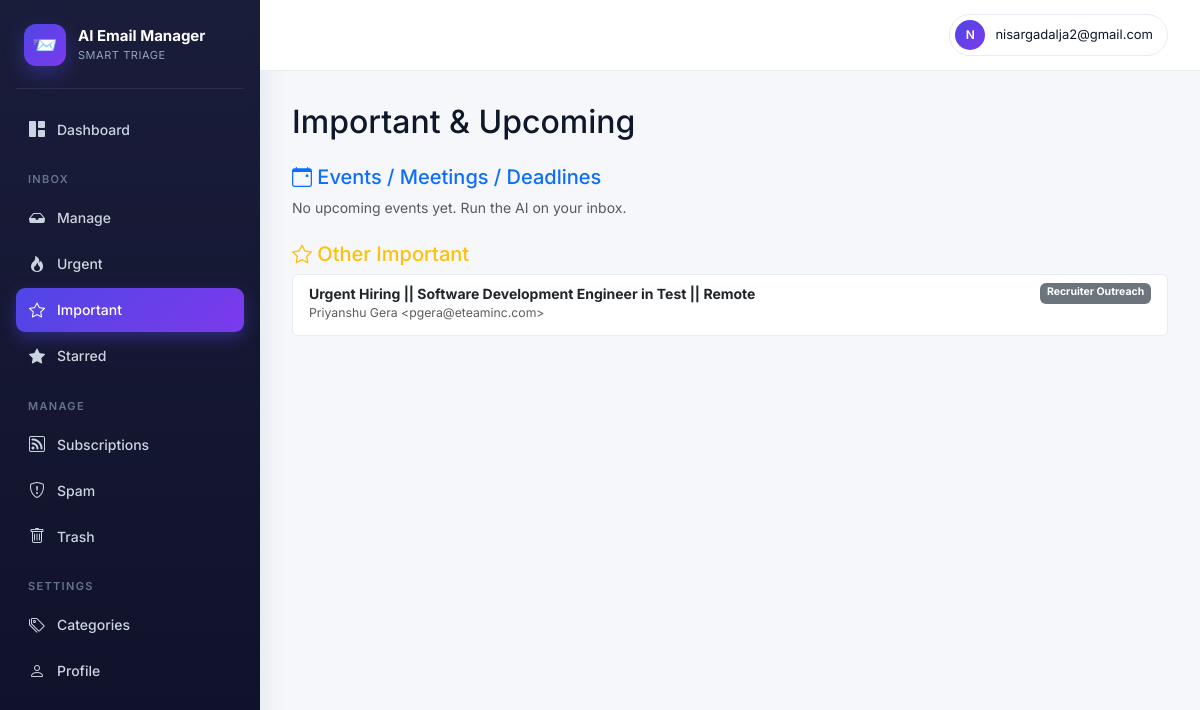
The app's page /accounts/important/ (signed in), older data.
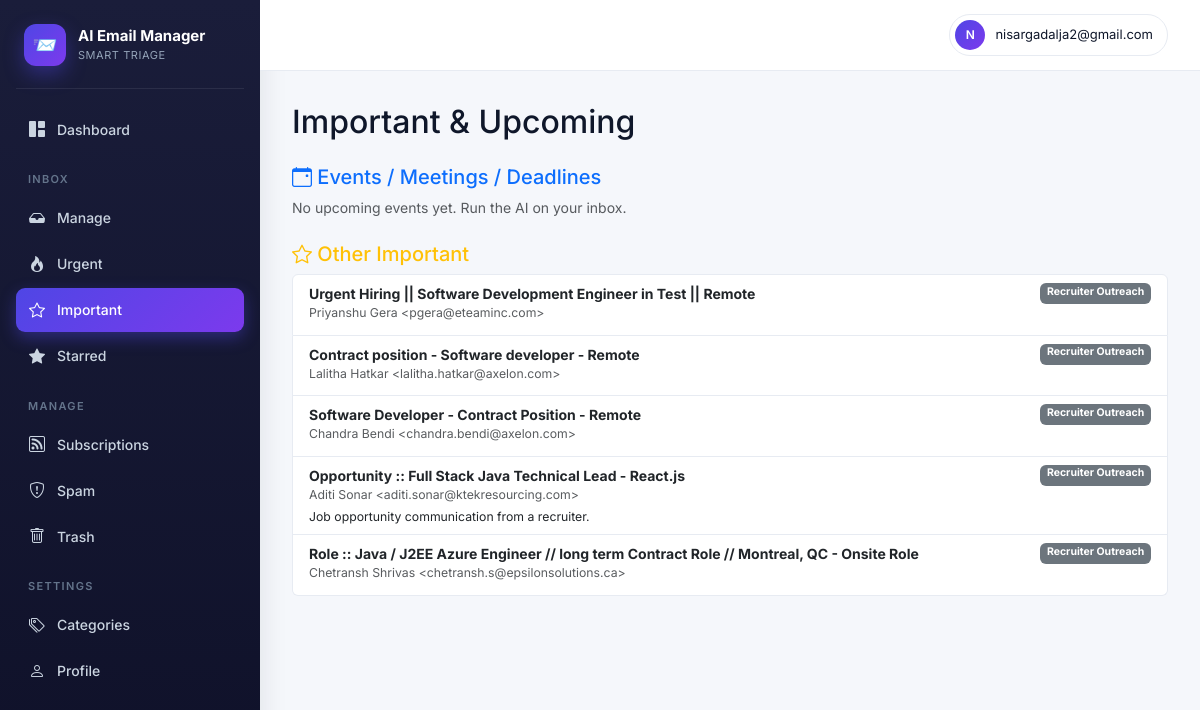
The same page, newer data.
### accounts/models.py (models this page shows, shortened)
class ClassifiedEmail(models.Model):
    user            = models.ForeignKey(User, on_delete=models.CASCADE, related_name="classified_emails")
    gmail_id        = models.CharField(max_length=64)
    thread_id       = models.CharField(max_length=64, blank=True)
    subject         = models.CharField(max_length=500, blank=True)
    sender          = models.CharField(max_length=300, blank=True)
    sender_email    = models.CharField(max_length=200, blank=True)
    snippet         = models.TextField(blank=True)
    received_at     = models.DateTimeField(null=True, blank=True)
    category        = models.ForeignKey(EmailCategory, on_delete=models.SET_NULL, null=True, blank=True)
    custom_category = models.ForeignKey(UserCustomCategory, on_delete=models.SET_NULL, null=True, blank=True)
    importance      = models.IntegerField(default=3)
    is_urgent       = models.BooleanField(default=False)
    is_event        = models.BooleanField(default=False)
    event_when      = models.CharField(max_length=120, blank=True)
    reason          = models.TextField(blank=True)
    action_taken    = models.CharField(max_length=16, default="kept")
    unsubscribe_url = models.URLField(max_length=1000, blank=True)
    classified_at   = models.DateTimeField(auto_now_add=True)
    class Meta:
        unique_together = [("user", "gmail_id")]
        indexes = [models.Index(fields=["user", "-received_at"])]

class EmailCategory(models.Model):
    slug         = models.SlugField(max_length=64, unique=True)
    name         = models.CharField(max_length=120)
    short_label  = models.CharField(max_length=32)
    group        = models.CharField(max_length=64)
    description  = models.TextField(blank=True)
    default_tier = models.CharField(max_length=16, choices=TIER_CHOICES, default="normal")

### accounts/views.py (the view)
# urls.py: path("important/",        views.important_view,  name="important"),
@login_required
def important_view(request):
    base = (ClassifiedEmail.objects.filter(user=request.user, importance__gte=4)
            .select_related("category"))
    events = base.filter(is_event=True).order_by("-importance", "-received_at")[:50]
    others = base.filter(is_event=False).order_by("-importance", "-received_at")[:50]
    return render(request, "important.html", {"events": events, "others": others})

### templates/important.html
{% extends "base.html" %}{% block title %}Important{% endblock %}
{% block body %}
<h2 class="mb-4">Important & Upcoming</h2>
<h5 class="text-primary"><i class="bi bi-calendar-event"></i> Events / Meetings / Deadlines</h5>
<div class="list-group mb-4">
  {% for e in events %}
    <a href="{% url 'email_detail' e.gmail_id %}?back=important" class="list-group-item list-group-item-action">
      <div class="d-flex justify-content-between">
        <strong>{{ e.subject }}</strong>
        {% if e.event_when %}<span class="badge bg-primary">{{ e.event_when }}</span>{% endif %}
      </div>
      <div class="text-muted small">{{ e.sender }}</div>
      <div class="small mt-1">{{ e.reason }}</div>
    </a>
  {% empty %}<div class="text-muted">No upcoming events yet. Run the AI on your inbox.</div>{% endfor %}
</div>
<h5 class="text-warning"><i class="bi bi-star"></i> Other Important</h5>
<div class="list-group">
  {% for e in others %}
    <a href="{% url 'email_detail' e.gmail_id %}?back=important" class="list-group-item list-group-item-action">
      <div class="d-flex justify-content-between">
        <strong>{{ e.subject }}</strong>
        {% if e.category %}<span class="badge bg-secondary">{{ e.category.name }}</span>{% endif %}
      </div>
      <div class="text-muted small">{{ e.sender }}</div>
      <div class="small mt-1">{{ e.reason }}</div>
    </a>
  {% empty %}<div class="text-muted">No important emails yet.</div>{% endfor %}
</div>
{% endblock %}

### templates/base.html (shortened to what this page needs)
{% load static %}
<!doctype html>
<html lang="en">
<head>
<link href="https://cdn.jsdelivr.net/npm/bootstrap@5.3.3/dist/css/bootstrap.min.css" rel="stylesheet">
<link href="https://cdn.jsdelivr.net/npm/bootstrap-icons@1.11.3/font/bootstrap-icons.css" rel="stylesheet">
</head>
<body>
<div class="app-shell">
  <aside class="sidebar">
    <div class="brand">
      <div class="brand-logo">📨</div>
      <div>
        <div class="brand-name">AI Email Manager</div>
        <div class="brand-sub">Smart triage</div>
      </div>
    </div>
    <nav>
      <a class="side-link {% if request.resolver_match.url_name == 'dashboard' %}active{% endif %}" href="{% url 'dashboard' %}"><i class="bi bi-grid-1x2-fill"></i> Dashboard</a>
      <div class="side-section">Inbox</div>
      <a class="side-link {% if request.resolver_match.url_name == 'manage_emails' %}active{% endif %}" href="{% url 'manage_emails' %}"><i class="bi bi-inbox-fill"></i> Manage</a>
      <a class="side-link {% if request.resolver_match.url_name == 'urgent' %}active{% endif %}" href="{% url 'urgent' %}"><i class="bi bi-fire"></i> Urgent</a>
      <a class="side-link {% if request.resolver_match.url_name == 'important' %}active{% endif %}" href="{% url 'important' %}"><i class="bi bi-star"></i> Important</a>
      <a class="side-link {% if request.resolver_match.url_name == 'starred' %}active{% endif %}" href="{% url 'starred' %}"><i class="bi bi-star-fill"></i> Starred</a>
      <div class="side-section">Manage</div>
      <a class="side-link {% if request.resolver_match.url_name == 'subscriptions' %}active{% endif %}" href="{% url 'subscriptions' %}"><i class="bi bi-rss"></i> Subscriptions</a>
      <a class="side-link {% if request.resolver_match.url_name == 'spam' %}active{% endif %}" href="{% url 'spam' %}"><i class="bi bi-shield-exclamation"></i> Spam</a>
      <a class="side-link {% if request.resolver_match.url_name == 'trash' %}active{% endif %}" href="{% url 'trash' %}"><i class="bi bi-trash"></i> Trash</a>
      <div class="side-section">Settings</div>
      <a class="side-link {% if request.resolver_match.url_name == 'categories' %}active{% endif %}" href="{% url 'categories' %}"><i class="bi bi-tags"></i> Categories</a>
      <a class="side-link {% if request.resolver_match.url_name == 'profile' %}active{% endif %}" href="{% url 'profile' %}"><i class="bi bi-person"></i> Profile</a>
    </nav>
  </aside>
  <div class="main-wrap">
    <header class="topbar">
      <div class="dropdown">
        <button class="user-chip dropdown-toggle" data-bs-toggle="dropdown" aria-expanded="false">
          <span class="user-avatar">{{ user.email|slice:":1"|upper }}</span>
          <span class="d-none d-md-inline">{{ user.email }}</span>
        </button>
      </div>
    </header>
    <main class="main">
      {% block body %}{% endblock %}
    </main>
  </div>
</div>
</body>
</html>

### templates/base.html (style rules this page uses)
:root { --bg:#f5f7fb; --surface:#fff; --border:#e7ebf2; --text:#0f172a; --muted:#64748b; --primary:#4f46e5; --primary-2:#4338ca; --primary-light:#eef2ff; --critical:#dc2626; --important:#f59e0b; --normal:#3b82f6; --low:#94a3b8; --ignore:#475569; --gradient:linear-gradient(135deg,#667eea 0%,#764ba2 100%); --gradient-2:linear-gradient(135deg,#4f46e5 0%,#7c3aed 100%); }
* { box-sizing:border-box }
html,body { margin:0;padding:0 }
body { font-family:'Inter',-apple-system,BlinkMacSystemFont,'Segoe UI',sans-serif;background:var(--bg);color:var(--text);font-size:14px;line-height:1.5;-webkit-font-smoothing:antialiased }
.app-shell { display:flex;min-height:100vh }
.sidebar { width:260px;background:linear-gradient(180deg,#1a1d3a 0%,#0f1129 100%);color:#cbd5e1;padding:24px 16px;flex-shrink:0;position:sticky;top:0;height:100vh;overflow-y:auto;box-shadow:4px 0 24px rgba(15,23,42,.08) }
.brand { display:flex;align-items:center;gap:12px;padding:0 8px 22px;border-bottom:1px solid rgba(255,255,255,.08);margin-bottom:18px }
.brand-logo { width:42px;height:42px;background:var(--gradient-2);border-radius:12px;display:grid;place-items:center;font-size:20px;box-shadow:0 8px 20px rgba(79,70,229,.4) }
.brand-name { color:#fff;font-weight:700;font-size:15px;line-height:1.2 }
.brand-sub { color:#94a3b8;font-size:11px;letter-spacing:.05em;text-transform:uppercase;margin-top:2px }
.side-section { color:#64748b;font-size:11px;letter-spacing:.12em;text-transform:uppercase;padding:18px 12px 8px;font-weight:600 }
.side-link { display:flex;align-items:center;gap:11px;color:#cbd5e1;text-decoration:none;padding:10px 12px;border-radius:9px;font-size:14px;font-weight:500;transition:all .15s;margin-bottom:2px }
.side-link i { font-size:16px;width:18px;text-align:center }
.side-link.active { background:var(--gradient-2);color:#fff;box-shadow:0 6px 16px rgba(79,70,229,.4) }
.main-wrap { flex:1;min-width:0;background:var(--bg) }
.topbar { display:flex;align-items:center;justify-content:space-between;background:#fff;border-bottom:1px solid var(--border);padding:14px 32px;position:sticky;top:0;z-index:50;backdrop-filter:blur(10px) }
.user-chip { display:flex;align-items:center;gap:10px;background:#fff;border:1px solid var(--border);padding:5px 14px 5px 5px;border-radius:30px;cursor:pointer;font-size:13px;color:var(--text);transition:all .15s }
.user-chip::after { display:none }
.user-avatar { width:30px;height:30px;border-radius:50%;background:var(--gradient-2);color:#fff;font-weight:600;display:grid;place-items:center;font-size:12px }
.main { padding:32px;max-width:1400px }
.list-group-item { border-color:var(--border) }

Row changes from the older to the newer data that the page shows:
added ClassifiedEmail: subject "Contract position - Software developer - Remote", category.name "Recruiter Outreach", sender "Lalitha Hatkar <lalitha.hatkar@axelon.com>"
added ClassifiedEmail: subject "Software Developer - Contract Position - Remote", category.name "Recruiter Outreach", sender "Chandra Bendi <chandra.bendi@axelon.com>"
added ClassifiedEmail: subject "Opportunity :: Full Stack Java Technical Lead - React.js", category.name "Recruiter Outreach", sender "Aditi Sonar <aditi.sonar@ktekresourcing.com>", reason "Job opportunity communication from a recruiter."
added ClassifiedEmail: subject "Role :: Java / J2EE Azure Engineer // long term Contract Role // Montreal, QC - Onsite Role", category.name "Recruiter Outreach", sender "Chetransh Shrivas <chetransh.s@epsilonsolutions.ca>"
